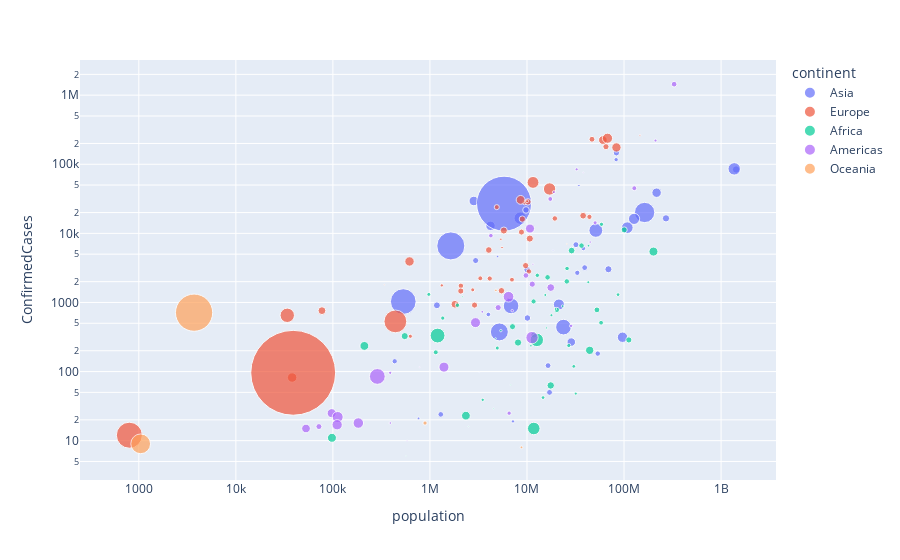

Here is the notebook cell this chart was saved with:
### Markdown cell above
## Problem2-4  visualizing your data to express 'corona infection situation ' according to other factor.
### if you are not familiar with plotly package, refer to the website written at the beginning of the document.

### Code cell
###YOUR CODE HERE###
fig = px.scatter(covid_notlong, x="population", y="ConfirmedCases", size="density", color="continent", log_x = True, log_y = True, hover_name="Country_Region", size_max=60)
fig.show()

### Figure 1 — Plotly figure (JSON) as saved in the notebook; plotly's stock layout.template omitted (floating-point values rounded to 4 significant figures)
{"data": [{"hovertemplate": "<b>%{hovertext}</b><br><br>continent=Asia<br>population=%{x}<br>ConfirmedCases=%{y}<br>density=%{marker.size}<extra></extra>", "hovertext": ["Afghanistan", "Armenia", "Azerbaijan", "Bahrain", "Bangladesh", "Bhutan", "Brunei", "Burma", "Cambodia", "China", "Cyprus", "Georgia", "India", "Indonesia", "Iran", "Iraq", "Israel", "Japan", "Jordan", "Kazakhstan", "Korea, South", "Kuwait", "Kyrgyzstan", "Laos", "Lebanon", "Malaysia", "Maldives", "Mongolia", "Nepal", "Oman", "Pakistan", "Philippines", "Qatar", "Saudi Arabia", "Singapore", "Sri Lanka", "Syria", "Taiwan*", "Thailand", "Timor-Leste", "Turkey", "United Arab Emirates", "Uzbekistan", "Vietnam", "West Bank and Gaza"], "legendgroup": "Asia", "marker": {"color": "#636efa", "size": [58.33, 99.44, 116.0, 2109.0, 1105.0, 19.88, 75.16, 79.2, 91.07, 148.8, 127.5, 57.34, 415.7, 141.6, 50.31, 89.68, 410.2, 335.6, 113.1, 6.81, 511.2, 236.1, 32.09, 30.28, 655.9, 96.58, 1770.0, 2.06, 194.4, 16.07, 238.7, 360.4, 244.4, 15.94, 8107.0, 325.0, 92.18, 656.9, 134.5, 86.68, 106.5, 116.9, 73.72, 291.2, 862.1], "sizemode": "area", "sizeref": 5.358, "symbol": "circle"}, "mode": "markers", "name": "Asia", "orientation": "v", "showlegend": true, "type": "scatter", "x": [38041754, 2957731, 10047718, 1641172, 163046161, 763092, 433285, 53582855, 16486542, 1427647786, 1179551, 3996765, 1366417754, 270625568, 82913906, 39309783, 8519377, 126860301, 10101694, 18551427, 51225308, 4207083, 6415850, 7169455, 6855713, 31949777, 530953, 3225167, 28608710, 4974986, 216565318, 108116615, 2832067, 34268528, 5804337, 21323733, 17070135, 23773876, 69037513, 1293119, 83429615, 9770529, 32981716, 96462106, 5190143], "xaxis": "x", "y": [6053, 4044, 2980, 6583, 20065, 21, 141, 182, 122, 84038, 910, 671, 85784, 16496, 116635, 3193, 16589, 16203, 596, 5689, 11037, 12860, 1111, 19, 891, 6855, 1031, 98, 267, 4625, 38799, 12091, 29425, 49176, 26891, 935, 50, 440, 3025, 24, 146457, 21831, 2686, 314, 375], "yaxis": "y"}, {"hovertemplate": "<b>%{hovertext}</b><br><br>continent=Europe<br>population=%{x}<br>ConfirmedCases=%{y}<br>density=%{marker.size}<extra></extra>", "hovertext": ["Albania", "Andorra", "Austria", "Belarus", "Belgium", "Bosnia and Herzegovina", "Bulgaria", "Croatia", "Czechia", "Denmark", "Estonia", "Finland", "France", "Germany", "Greece", "Holy See", "Hungary", "Iceland", "Ireland", "Italy", "Kosovo", "Latvia", "Liechtenstein", "Lithuania", "Luxembourg", "Malta", "Moldova", "Monaco", "Montenegro", "Netherlands", "North Macedonia", "Norway", "Poland", "Portugal", "Romania", "Russia", "San Marino", "Serbia", "Slovakia", "Slovenia", "Spain", "Sweden", "Switzerland", "Ukraine", "United Kingdom"], "legendgroup": "Europe", "marker": {"color": "#EF553B", "size": [100.2, 164.8, 106.8, 45.53, 378.0, 64.46, 63.06, 72.98, 135.5, 133.9, 29.31, 16.35, 101.7, 233.9, 79.37, 1816.0, 104.1, 3.29, 69.48, 200.9, 166.3, 29.53, 237.6, 42.26, 238.1, 1394.0, 119.5, 19290.0, 45.47, 408.5, 81.03, 16.61, 121.2, 111.0, 81.23, 8.53, 555.1, 99.28, 111.3, 102.5, 92.37, 22.29, 208.1, 72.9, 278.5], "sizemode": "area", "sizeref": 5.358, "symbol": "circle"}, "mode": "markers", "name": "Europe", "orientation": "v", "showlegend": true, "type": "scatter", "x": [2880917, 77142, 8955102, 9452411, 11539328, 3301000, 7000119, 4130304, 10689209, 5771876, 1325648, 5532156, 65129728, 83517045, 10473455, 799, 9684679, 339031, 4882495, 60550075, 1810463, 1906743, 38019, 2759627, 615729, 440372, 4043263, 38964, 627987, 17097130, 2083459, 5378857, 37887768, 10226187, 19364557, 145872256, 33860, 8772235, 5457013, 2078654, 46736776, 10036379, 8591365, 43993638, 67530172], "xaxis": "x", "y": [916, 761, 16109, 27730, 54644, 2236, 2138, 2222, 8406, 10989, 1766, 6228, 179630, 175233, 2810, 12, 3417, 1802, 23956, 223885, 944, 970, 82, 1523, 3923, 532, 5745, 96, 324, 43880, 1740, 8219, 18016, 28583, 16437, 262843, 652, 10438, 1480, 1465, 230183, 29207, 30514, 17330, 238004], "yaxis": "y"}, {"hovertemplate": "<b>%{hovertext}</b><br><br>continent=Africa<br>population=%{x}<br>ConfirmedCases=%{y}<br>density=%{marker.size}<extra></extra>", "hovertext": ["Algeria", "Angola", "Benin", "Botswana", "Burkina Faso", "Burundi", "Cabo Verde", "Cameroon", "Central African Republic", "Chad", "Congo (Brazzaville)", "Congo (Kinshasa)", "Cote d'Ivoire", "Djibouti", "Egypt", "Equatorial Guinea", "Eritrea", "Eswatini", "Ethiopia", "Gabon", "Gambia", "Ghana", "Guinea", "Guinea-Bissau", "Kenya", "Liberia", "Libya", "Madagascar", "Malawi", "Mali", "Mauritania", "Mauritius", "Morocco", "Mozambique", "Namibia", "Niger", "Nigeria", "Rwanda", "Sao Tome and Principe", "Senegal", "Seychelles", "Sierra Leone", "Somalia", "South Africa", "South Sudan", "Sudan", "Tanzania", "Togo", "Tunisia", "Uganda", "Western Sahara", "Zambia", "Zimbabwe"], "legendgroup": "Africa", "marker": {"color": "#00cc96", "size": [18.08, 25.53, 102.8, 3.87, 74.11, 422, 136.4, 54.43, 7.62, 12.42, 15.73, 37.01, 79.75, 41.96, 100.1, 48.34, 29.74, 66.12, 101.5, 8.12, 207.8, 120.9, 51.95, 53.17, 90.59, 44.33, 3.85, 45.94, 148.2, 15.85, 4.39, 587.5, 81.67, 37.88, 3.02, 18.4, 217.6, 479.4, 210.8, 82.84, 216.2, 98.86, 24.22, 47.96, 17.71, 23, 61.38, 142.3, 71.48, 183.3, 2.13, 23.73, 37.48], "sizemode": "area", "sizeref": 5.358, "symbol": "circle"}, "mode": "markers", "name": "Africa", "orientation": "v", "showlegend": true, "type": "scatter", "x": [43053054, 31825295, 11801151, 2254068, 20321378, 11745876, 549935, 25876380, 4745185, 15946876, 5380508, 86790567, 25716544, 973560, 100388073, 1355986, 3497117, 1148130, 112078730, 2172579, 2347706, 28833629, 12771246, 1920922, 52573973, 4937374, 6777452, 26969307, 17563749, 19658031, 4525696, 1198575, 36471769, 30366036, 2494530, 23310715, 200963599, 12626950, 211028, 16296364, 97739, 7092113, 15442905, 58558270, 10975927, 42813238, 58005463, 8082366, 11694719, 44269594, 567402, 17861030, 14645468], "xaxis": "x", "y": [6629, 48, 339, 24, 780, 15, 326, 3105, 301, 428, 391, 1298, 2017, 1309, 11228, 594, 39, 190, 287, 1209, 23, 5638, 2473, 913, 781, 219, 64, 238, 63, 806, 29, 332, 6652, 119, 16, 885, 5450, 287, 235, 2310, 11, 447, 1284, 13524, 236, 1964, 509, 263, 1035, 203, 6, 654, 42], "yaxis": "y"}, {"hovertemplate": "<b>%{hovertext}</b><br><br>continent=Americas<br>population=%{x}<br>ConfirmedCases=%{y}<br>density=%{marker.size}<extra></extra>", "hovertext": ["Antigua and Barbuda", "Argentina", "Bahamas", "Barbados", "Belize", "Bolivia", "Brazil", "Canada", "Chile", "Colombia", "Costa Rica", "Cuba", "Dominica", "Dominican Republic", "Ecuador", "El Salvador", "Grenada", "Guatemala", "Guyana", "Haiti", "Honduras", "Jamaica", "Mexico", "Nicaragua", "Panama", "Paraguay", "Peru", "Saint Kitts and Nevis", "Saint Lucia", "Saint Vincent and the Grenadines", "Suriname", "Trinidad and Tobago", "US", "Uruguay", "Venezuela"], "legendgroup": "Americas", "marker": {"color": "#ab63fa", "size": [219.7, 16.11, 27.93, 667.5, 17, 10.48, 24.78, 3.81, 25.07, 44.09, 98.78, 103.1, 95.62, 220.6, 62.76, 306.7, 325.6, 161.5, 3.64, 405.9, 86.64, 268.2, 64.94, 50.21, 56.31, 17.32, 25.3, 202.4, 296.7, 284.3, 3.55, 271.9, 86.45, 19.64, 31.12], "sizemode": "area", "sizeref": 5.358, "symbol": "circle"}, "mode": "markers", "name": "Americas", "orientation": "v", "showlegend": true, "type": "scatter", "x": [97118, 44780677, 389482, 287025, 390353, 11513100, 211049527, 38014184, 18952038, 50339443, 5047561, 11333483, 71808, 10738958, 17373662, 6453553, 112003, 17581472, 782766, 11263770, 9746117, 2948279, 127575529, 6545502, 4246439, 7044636, 32510453, 52823, 182790, 110589, 581372, 1394973, 328239523, 3461734, 28515829], "xaxis": "x", "y": [25, 7479, 96, 85, 18, 3577, 220291, 75945, 39542, 14216, 843, 1840, 16, 11739, 31467, 1210, 22, 1643, 116, 310, 2460, 511, 45032, 25, 9268, 759, 84495, 15, 18, 17, 10, 116, 1442653, 732, 459], "yaxis": "y"}, {"hovertemplate": "<b>%{hovertext}</b><br><br>continent=Oceania<br>population=%{x}<br>ConfirmedCases=%{y}<br>density=%{marker.size}<extra></extra>", "hovertext": ["Australia", "Diamond Princess", "Fiji", "MS Zaandam", "New Zealand", "Papua New Guinea"], "legendgroup": "Oceania", "marker": {"color": "#FFA15A", "size": [3.34, 3711, 48.71, 1045, 17.68, 18.96], "sizemode": "area", "sizeref": 5.358, "symbol": "circle"}, "mode": "markers", "name": "Oceania", "orientation": "v", "showlegend": true, "type": "scatter", "x": [25703400, 3711, 889953, 1045, 4783063, 8776109], "xaxis": "x", "y": [7035, 712, 18, 9, 1498, 8], "yaxis": "y"}], "layout": {"legend": {"itemsizing": "constant", "title": {"text": "continent"}, "tracegroupgap": 0}, "margin": {"t": 60}, "xaxis": {"anchor": "y", "domain": [0, 1], "title": {"text": "population"}, "type": "log"}, "yaxis": {"anchor": "x", "domain": [0, 1], "title": {"text": "ConfirmedCases"}, "type": "log"}}}
